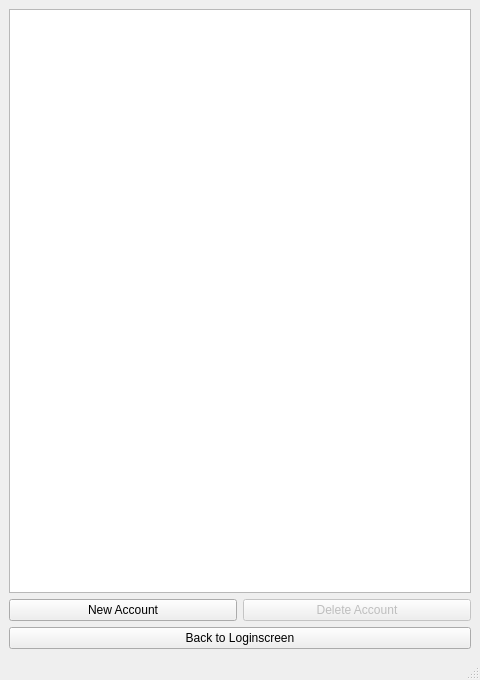
<?xml version="1.0" encoding="UTF-8"?>
<ui version="4.0">
 <class>AccountManager</class>
 <widget class="QMainWindow" name="AccountManager">
  <property name="geometry">
   <rect>
    <x>0</x>
    <y>0</y>
    <width>480</width>
    <height>680</height>
   </rect>
  </property>
  <property name="minimumSize">
   <size>
    <width>480</width>
    <height>0</height>
   </size>
  </property>
  <property name="maximumSize">
   <size>
    <width>480</width>
    <height>16777215</height>
   </size>
  </property>
  <property name="windowTitle">
   <string>Account manager</string>
  </property>
  <property name="windowIcon">
   <iconset>
    <normaloff>:/icons/viur_logo.png</normaloff>:/icons/viur_logo.png</iconset>
  </property>
  <widget class="QWidget" name="centralwidget">
   <layout class="QVBoxLayout" name="verticalLayout_2">
    <item>
     <layout class="QVBoxLayout" name="verticalLayout">
      <item>
       <widget class="QListWidget" name="acclistWidget">
        <property name="minimumSize">
         <size>
          <width>450</width>
          <height>250</height>
         </size>
        </property>
       </widget>
      </item>
      <item>
       <layout class="QHBoxLayout" name="horizontalLayout_3">
        <item>
         <widget class="QPushButton" name="addAccBTN">
          <property name="text">
           <string>New Account</string>
          </property>
          <property name="icon">
           <iconset theme="add"/>
          </property>
         </widget>
        </item>
        <item>
         <widget class="QPushButton" name="delAccBTN">
          <property name="enabled">
           <bool>false</bool>
          </property>
          <property name="text">
           <string>Delete Account</string>
          </property>
          <property name="icon">
           <iconset theme="delete"/>
          </property>
         </widget>
        </item>
       </layout>
      </item>
     </layout>
    </item>
    <item>
     <layout class="QVBoxLayout" name="verticalLayout_3">
      <item>
       <widget class="QPushButton" name="FinishedBTN">
        <property name="text">
         <string>Back to Loginscreen</string>
        </property>
        <property name="icon">
         <iconset theme="save"/>
        </property>
       </widget>
      </item>
     </layout>
    </item>
   </layout>
  </widget>
  <widget class="QMenuBar" name="menubar">
   <property name="geometry">
    <rect>
     <x>0</x>
     <y>0</y>
     <width>480</width>
     <height>29</height>
    </rect>
   </property>
  </widget>
  <widget class="QStatusBar" name="statusbar"/>
 </widget>
 <resources>
  <include location="../icons/icons.qrc"/>
 </resources>
 <connections/>
</ui>
